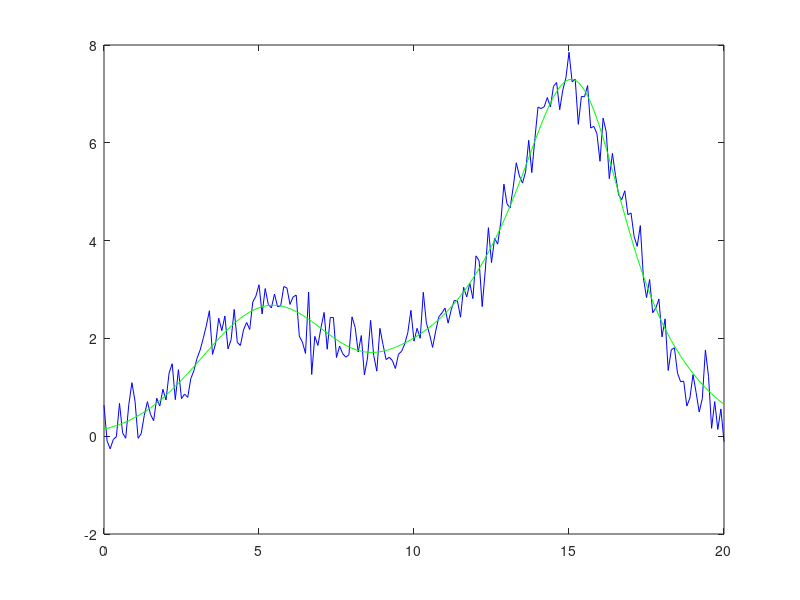
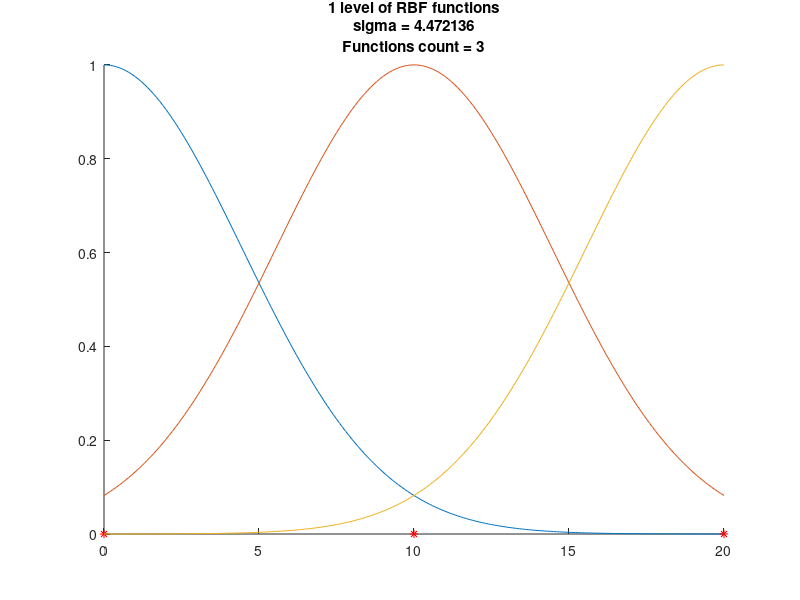
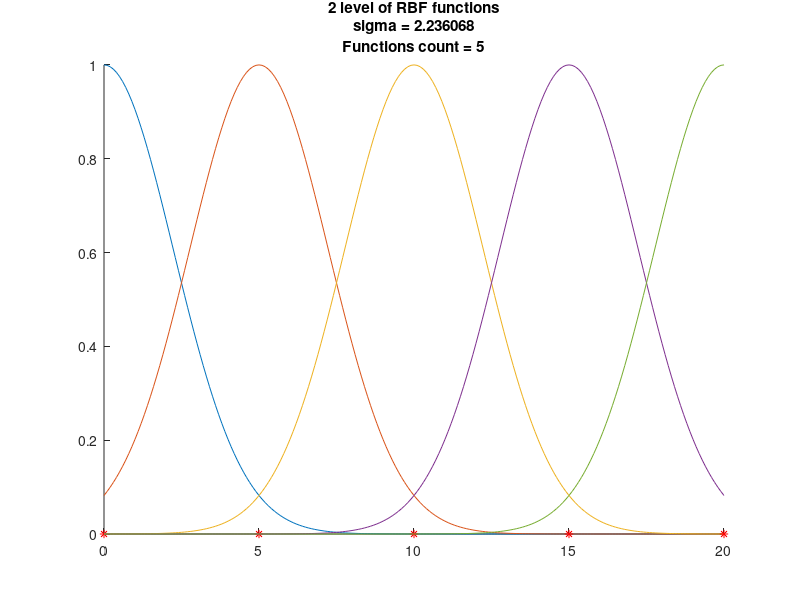
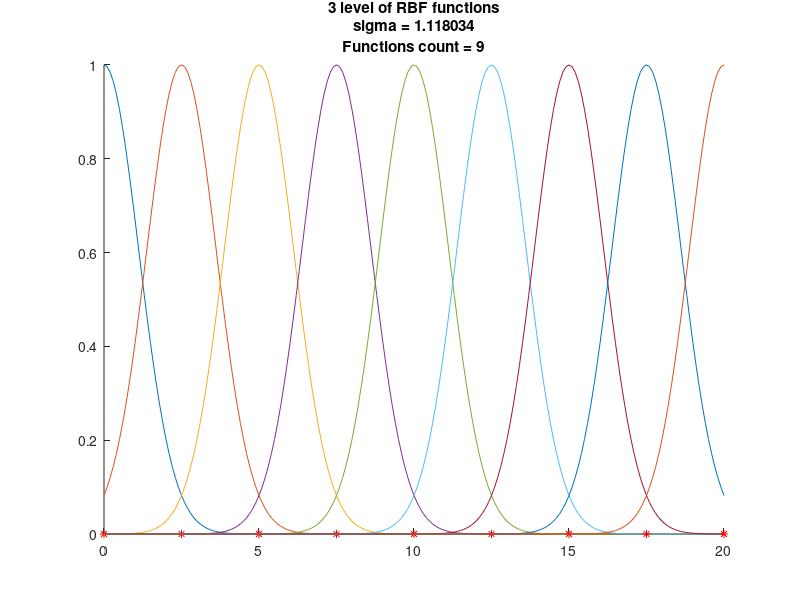

These charts were generated, in order, by the following MATLAB code:
% Neural network with radial basis functions (RBF) approximating gaussian-based function 
% using Generalized Orthogonal Forward Regression (GOFR)

close all;
clear all;
clc;

% ----- generating training data -----
x = 0:0.1:20;
sigma = 2;
c1 = 5;
c2 = 10;
c3 = 15;

y1 = gaussmf(x, [sigma c1]);
y2 = gaussmf(x, [sigma c2]);
y3 = gaussmf(x, [sigma c3]);
y = 2.5*y1 + 1.6*y2 + 7*y3;

% add noise to signal
y = y + randn(size(y)) * 0.05 * max(y);

plot(x, y, 'b');

% ----- generating radial basis function set -----
N = 4;          % number of dividing set iteration - change this variable if want other number of RBFs
rbf_number = 0; % total number of RBFs

for i = 1:N
    rbf_number = rbf_number + 2^i + 1;
end

G = zeros(length(x), rbf_number);    % matrix with values of all rbf functions
centers = zeros(1, rbf_number);      % vector of centers of all rbf functions
sigmas = zeros(1, rbf_number);       % vector of sigma of all rbf functions
k = 1;

for i = 1:N
    iter_rbf_count = 2^i+1;  % number of RBFs in current iteration
    sigma = sqrt(max(x) - min(x)) / 2^(i-1);
    
    figure(i+1)
    title({sprintf('%d level of RBF functions',i);
           sprintf('sigma = %f',sigma);
           sprintf('Functions count = %d',iter_rbf_count)})
    hold on
    
    for j = 1:iter_rbf_count
        sigmas(k) = sigma;
        % generating centers for rbf functions
        centers(k) = min(x) + (max(x) - min(x)) / (iter_rbf_count-1) * (j-1);
        G(:,k) = gaussmf(x, [sigma centers(k)]); 
        plot(x, G(:,k));
        plot(centers(k),0,'r*');
        k = k + 1;
    end    
    
    hold off;
end

% TODO: comment these variables
D = y';
Q = zeros(size(G));
Q_k = zeros(size(G));
B = zeros(1,rbf_number);
B_k = zeros(1,rbf_number);
E = zeros(1,rbf_number);
E_k = zeros(1,rbf_number);
selected_rbfs = zeros(1,rbf_number);      % indexes of selected rbfs order by decreasing energy 

A = cell(1,rbf_number);
A_k = eye(rbf_number);
for i = 1:rbf_number
    A{i} = eye(rbf_number);
end

% ----- selection of the most significant functions -----
K = 4;  % number of RBF selections
for k = 1:K
    % Gram-Schmidt orthogonalization
    for i = 1:rbf_number
       Q(:,i) = G(:,i);
       
       % if rbf is already selected function omit it 
       if ismember(i, selected_rbfs) == 1
           continue;
       end
       
       for j=1:k-1
            A{i}(j,k) = Q_k(:,j)'*G(:,i) / (Q_k(:,j)'*Q_k(:,j));
            Q(:,i) = Q(:,i) - A{i}(j,k)*Q_k(:,j);
       end
  
       B(i) = Q(:,i)'*D / (Q(:,i)'*Q(:,i));
       E(i) = B(i)^2*Q(:,i)'*Q(:,i) / (D'*D);   
    end
    
    % find RBF with maximum energy (save index and copy to Q_k matrix)
    [E_k(k) selected_rbfs(k)] = max(E);
    B_k(k) = B(selected_rbfs(k));
    A_k(:,k) = A{selected_rbfs(k)}(:,k);
    W = A_k\B_k';
    
    % ------ Levenberg-Marquardt -----
    Theta = [W(k); sigmas(selected_rbfs(k)); centers(selected_rbfs(k))];

    % TODO: change the stop condition of gradient descent
    for i = 1:1000
        y_rbf = 0;
        for j = 1:k
            y_rbf = y_rbf + W(j) * gaussmf(x, [sigmas(selected_rbfs(j)) centers(selected_rbfs(j))]);
        end

        y_tmp = Theta(1) * gaussmf(x, [Theta(2), Theta(3)]);

        dy_dw = gaussmf(x, [Theta(2), Theta(3)]);
        dy_dsigma = Theta(1) * (x - Theta(3)).^2 / (Theta(2)^3) .* y_tmp;
        dy_dc = Theta(1) * (x - Theta(3)) / (Theta(2)^2) .* y_tmp;

        Z = [dy_dw' dy_dsigma' dy_dc'];
        e = y' - y_rbf';

        Theta = Theta + pinv(Z'*Z + 0.1*eye(3))*Z'*e;
        
        W(k) = Theta(1);
        sigmas(selected_rbfs(k)) = Theta(2);
        centers(selected_rbfs(k)) = Theta(3);
    end;
    
    % Gram-Schmidt orthogonalization for modified RBF
    i = selected_rbfs(k);
    G(:,i) = gaussmf(x, [Theta(2), Theta(3)]);
    Q(:,i) = G(:,i);
       
    for j=1:k-1
        A{i}(j,k) = Q_k(:,j)'*G(:,i) / (Q_k(:,j)'*Q_k(:,j));
        Q(:,i) = Q(:,i) - A{i}(j,k)*Q_k(:,j);
    end
  
    E_k(k) = B(i)^2*Q(:,i)'*Q(:,i) / (D'*D);   
    B_k(k) = Q(:,i)'*D / (Q(:,i)'*Q(:,i));
    A_k(:,k) = A{i}(:,k);
    Q_k(:,k) = Q(:,i);

    E = zeros(size(E));
end

W = A_k\B_k';

% ----- function approximation by RBF neural network -----
figure(1)
hold on;

y_rbf = 0;
for i = 1:K
    y_rbf = y_rbf + W(i) * gaussmf(x, [sigmas(selected_rbfs(i)) centers(selected_rbfs(i))]);
end

plot(x, y_rbf, 'g');
hold off;

err = sum((y - y_rbf).^2)
